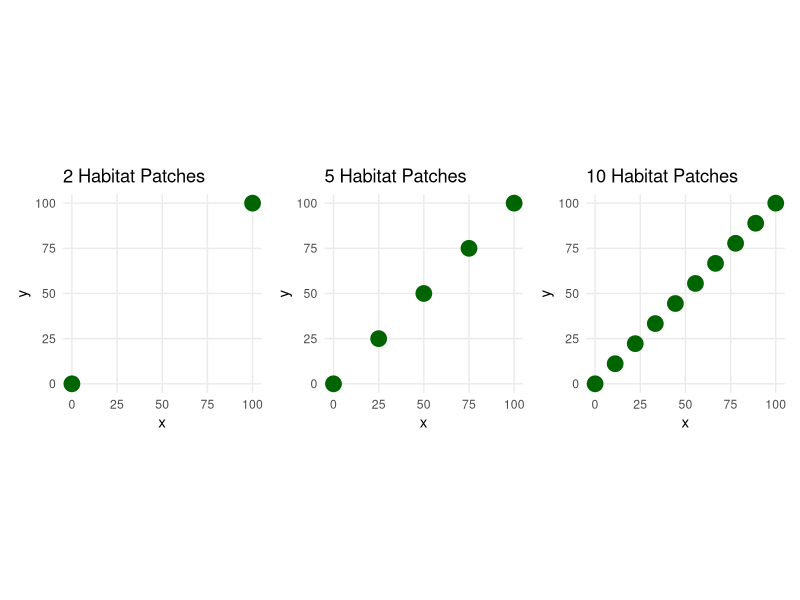
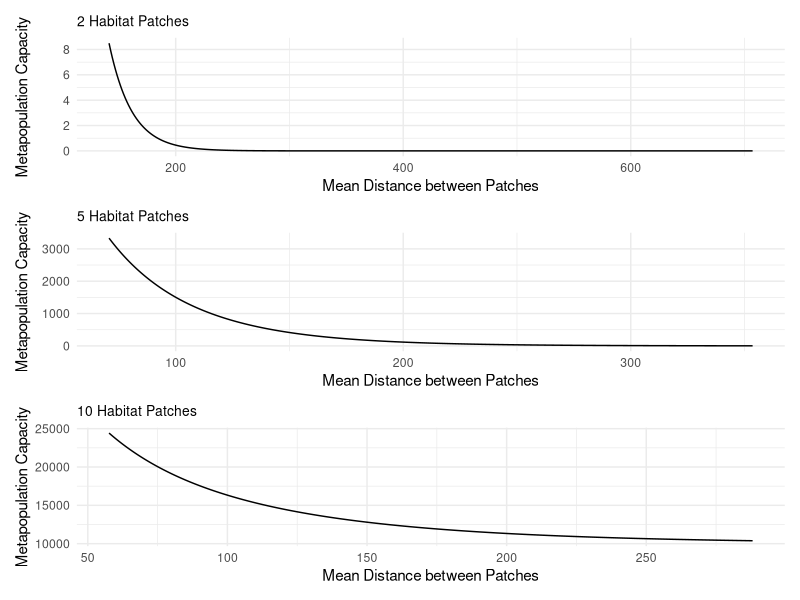
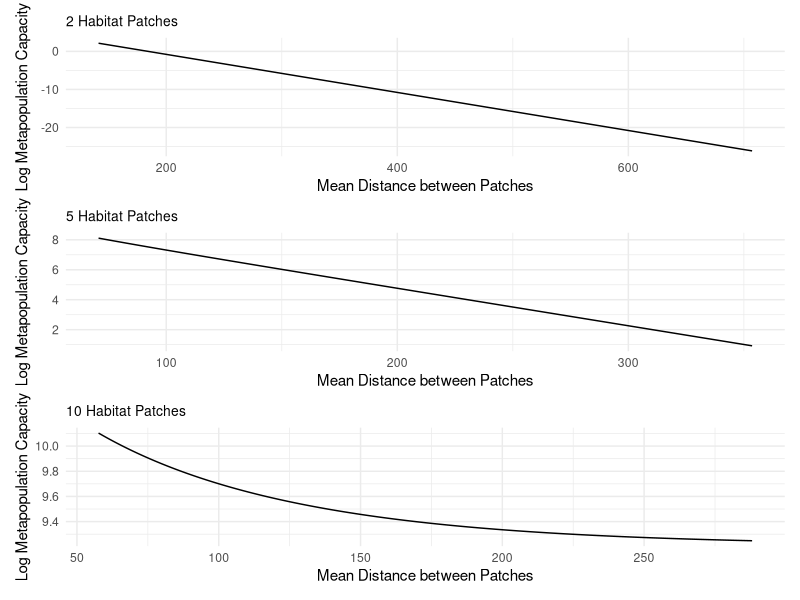

The R script that drew these images, in order:


rm(list = ls())

library(tidyverse)
library(patchwork)


# Generate and Plot Habitat Patches ---------------------------------------


# Define 10 equally spaced habitat patches
points_10 <- data.frame(
  x = seq(0, 100, length.out = 10),
  y = seq(0, 100, length.out = 10)
)

# Define 5 equally spaced habitat patches
points_5 <- data.frame(
  x = seq(0, 100, length.out = 5),
  y = seq(0, 100, length.out = 5)
)

# Define 2 equally spaced habitat patches
points_2 <- data.frame(
  x = seq(0, 100, length.out = 2),
  y = seq(0, 100, length.out = 2)
)

# Plot the grid and points
p1 <- ggplot() +
  geom_point(data = points_10, aes(x = x, y = y), color = "darkgreen", size = 5) +
  coord_fixed() +
  theme_minimal() +
  labs(title = "10 Habitat Patches") +
  theme(
    panel.grid.minor = element_blank()
  )

p2 <- ggplot() +
  geom_point(data = points_5, aes(x = x, y = y), color = "darkgreen", size = 5) +
  coord_fixed() +
  theme_minimal() +
  labs(title = "5 Habitat Patches") +
  theme(
    panel.grid.minor = element_blank()
  )

p3 <- ggplot() +
  geom_point(data = points_2, aes(x = x, y = y), color = "darkgreen", size = 5) +
  coord_fixed() +
  theme_minimal() +
  labs(title = "2 Habitat Patches") +
  theme(
    panel.grid.minor = element_blank()
  )

p3 + p2 + p1



# Calculate Metapopulation Capacity ---------------------------------------

# Set alpha
alpha <- 0.05  

# Number of patches
n_patches_2 <- nrow(points_2)
n_patches_5 <- nrow(points_5)
n_patches_10 <- nrow(points_10)

distance_matrix_2 <- as.matrix(dist(points_2))
distance_matrix_5 <- as.matrix(dist(points_5))
distance_matrix_10 <- as.matrix(dist(points_10))

# Create results dataframe
results_2 <- data.frame(
  mean_distance = numeric(),
  metapop_cap = numeric()
)
results_5 <- data.frame(
  mean_distance = numeric(),
  metapop_cap = numeric()
)
results_10 <- data.frame(
  mean_distance = numeric(),
  metapop_cap = numeric()
)

# set area to 100 units
a <- 100

# Loop from distance multiplier of 1 to 500
for (d in seq(1, 5, by = 0.01)) {
  
  # generate area matrix
  area_matrix <- matrix(a^2, nrow = n_patches_2, ncol = n_patches_2)
  
  scaled_distance_matrix <- distance_matrix_2 *d
  
  dispersal_matrix <- exp(-alpha * scaled_distance_matrix)
  
  diag(dispersal_matrix) <- 0 # set diagonal back to 0
  
  # multiply dispersal matrix by area matrix
  connectivity_matrix <- area_matrix * dispersal_matrix
  
  # extract eigenvalues
  eig <- eigen(connectivity_matrix)
  
  # find the leading eigenvalue
  leading_eig <- eig$values[1]
  
  # calculate mean distance
  dist_vector <- scaled_distance_matrix[lower.tri(scaled_distance_matrix)]
  mean_distance <- mean(dist_vector)
  
  # update results
  results_2 <- rbind(results_2, data.frame(mean_distance = mean_distance, metapop_cap = leading_eig))
}


# Loop from distance multiplier of 1 to 500
for (d in seq(1, 5, by = 0.01)) {
  
  # generate area matrix
  area_matrix <- matrix(a^2, nrow = n_patches_5, ncol = n_patches_5)
  
  distance_matrix <- distance_matrix_5 *d
  
  dispersal_matrix <- exp(-alpha * distance_matrix)
  
  diag(dispersal_matrix) <- 0 # set diagonal back to 0
  
  # multiply dispersal matrix by area matrix
  connectivity_matrix <- area_matrix * dispersal_matrix
  
  # extract eigenvalues
  eig <- eigen(connectivity_matrix)
  
  # find the leading eigenvalue
  leading_eig <- eig$values[1]
  
  # calculate mean distance
  dist_vector <- distance_matrix[lower.tri(distance_matrix)]
  mean_distance <- mean(dist_vector)
  
  # update results
  results_5 <- rbind(results_5, data.frame(mean_distance = mean_distance, metapop_cap = leading_eig))
}




# Loop from distance multiplier of 1 to 500
for (d in seq(1, 5, by = 0.01)) {
  
  # generate area matrix
  area_matrix <- matrix(a^2, nrow = n_patches_10, ncol = n_patches_10)
  
  distance_matrix <- distance_matrix_10 *d
  
  dispersal_matrix <- exp(-alpha * distance_matrix)
  
  # multiply dispersal matrix by area matrix
  connectivity_matrix <- area_matrix * dispersal_matrix
  
  # extract eigenvalues
  eig <- eigen(connectivity_matrix)
  
  # find the leading eigenvalue
  leading_eig <- eig$values[1]
  
  # calculate mean distance
  dist_vector <- distance_matrix[lower.tri(distance_matrix)]
  mean_distance <- mean(dist_vector)
  
  # update results
  results_10 <- rbind(results_10, data.frame(mean_distance = mean_distance, metapop_cap = leading_eig))
}







# Plot Graphs -------------------------------------------------------------


# Plot Metapopulation Capacity

mp_1 <- ggplot(results_2, aes(x = mean_distance, y = metapop_cap)) +
  geom_line() +
  labs(
    title = "2 Habitat Patches",
    x = "Mean Distance between Patches",
    y = "Metapopulation Capacity"
  ) +
  theme_minimal() +
  theme(
    plot.title = element_text(size = 10, face = "plain")
  )

mp_2 <- ggplot(results_5, aes(x = mean_distance, y = metapop_cap)) +
  geom_line() +
  labs(
    title = "5 Habitat Patches",
    x = "Mean Distance between Patches",
    y = "Metapopulation Capacity"
  ) +
  theme_minimal() +
  theme(
    plot.title = element_text(size = 10, face = "plain")
  )

mp_3 <- ggplot(results_10, aes(x = mean_distance, y = metapop_cap)) +
  geom_line() +
  labs(
    title = "10 Habitat Patches",
    x = "Mean Distance between Patches",
    y = "Metapopulation Capacity"
  ) +
  theme_minimal() +
  theme(
    plot.title = element_text(size = 10, face = "plain")
  )


mp_1 / mp_2 / mp_3


# Plot log metapopulation capacity

log_mp_1 <- ggplot(results_2, aes(x = mean_distance, y = log(metapop_cap))) +
  geom_line() +
  labs(
    title = "2 Habitat Patches",
    x = "Mean Distance between Patches",
    y = "Log Metapopulation Capacity"
  ) +
  theme_minimal() +
  theme(
    plot.title = element_text(size = 10, face = "plain")
  )

log_mp_2 <- ggplot(results_5, aes(x = mean_distance, y = log(metapop_cap))) +
  geom_line() +
  labs(
    title = "5 Habitat Patches",
    x = "Mean Distance between Patches",
    y = "Log Metapopulation Capacity"
  ) +
  theme_minimal() +
  theme(
    plot.title = element_text(size = 10, face = "plain")
  )

log_mp_3 <- ggplot(results_10, aes(x = mean_distance, y = log(metapop_cap))) +
  geom_line() +
  labs(
    title = "10 Habitat Patches",
    x = "Mean Distance between Patches",
    y = "Log Metapopulation Capacity"
  ) +
  theme_minimal() +
  theme(
    plot.title = element_text(size = 10, face = "plain")
  )


log_mp_1 / log_mp_2 / log_mp_3


